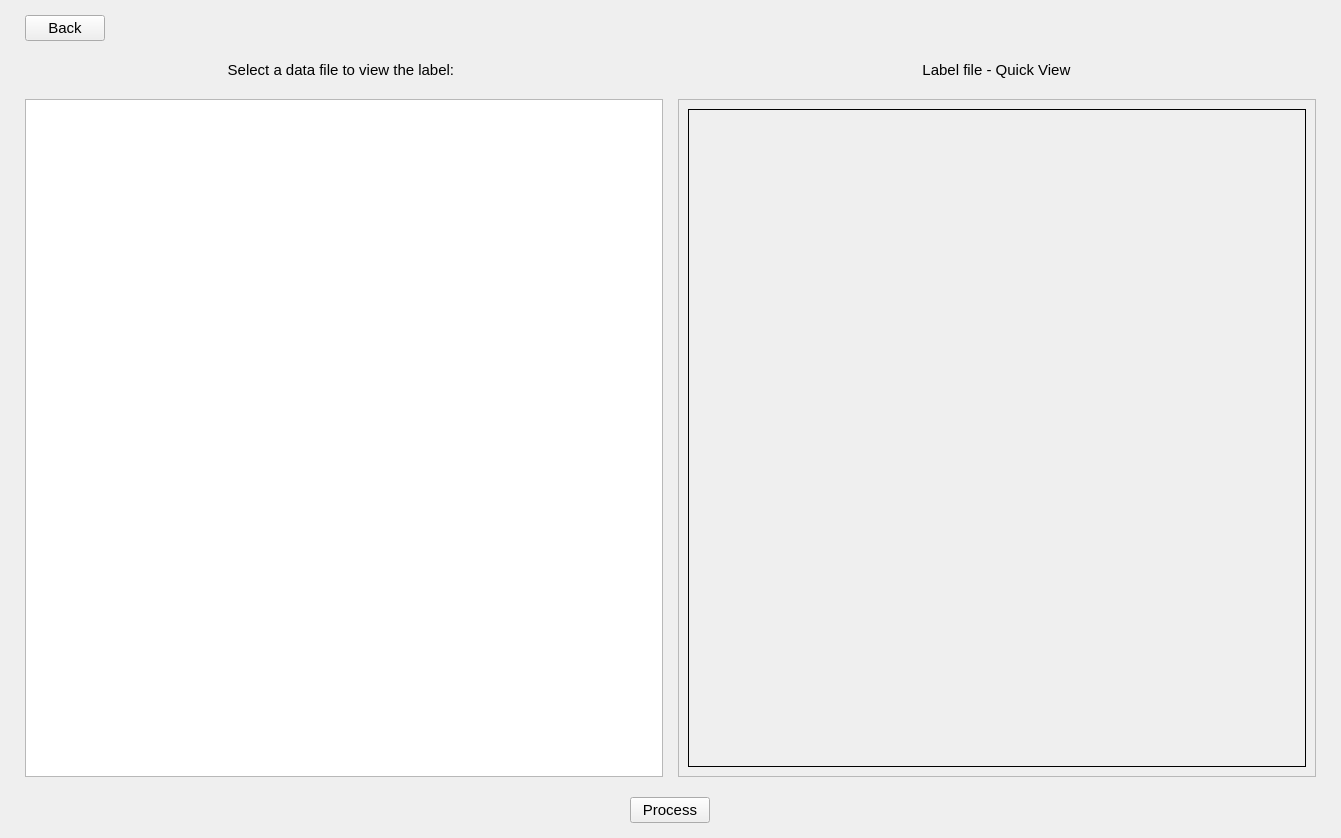
<?xml version="1.0" encoding="UTF-8"?>
<ui version="4.0">
 <class>MainWindow</class>
 <widget class="QMainWindow" name="MainWindow">
  <property name="geometry">
   <rect>
    <x>0</x>
    <y>0</y>
    <width>1341</width>
    <height>838</height>
   </rect>
  </property>
  <property name="font">
   <font>
    <family>Arial</family>
    <pointsize>11</pointsize>
   </font>
  </property>
  <property name="windowTitle">
   <string>MainWindow</string>
  </property>
  <widget class="QWidget" name="centralwidget">
   <layout class="QVBoxLayout" name="verticalLayout_2">
    <property name="leftMargin">
     <number>25</number>
    </property>
    <property name="topMargin">
     <number>15</number>
    </property>
    <property name="rightMargin">
     <number>25</number>
    </property>
    <property name="bottomMargin">
     <number>5</number>
    </property>
    <item>
     <layout class="QVBoxLayout" name="verticalLayout" stretch="0,0,0,0">
      <property name="spacing">
       <number>20</number>
      </property>
      <property name="bottomMargin">
       <number>10</number>
      </property>
      <item>
       <layout class="QHBoxLayout" name="horizontalLayout_2">
        <item>
         <widget class="QPushButton" name="btn_back">
          <property name="text">
           <string>Back</string>
          </property>
         </widget>
        </item>
        <item>
         <spacer name="horizontalSpacer">
          <property name="orientation">
           <enum>Qt::Horizontal</enum>
          </property>
          <property name="sizeHint" stdset="0">
           <size>
            <width>40</width>
            <height>20</height>
           </size>
          </property>
         </spacer>
        </item>
       </layout>
      </item>
      <item>
       <layout class="QHBoxLayout" name="hlayout_title" stretch="1,1">
        <item>
         <widget class="QLabel" name="lbl_instructions">
          <property name="text">
           <string>Select a data file to view the label: </string>
          </property>
          <property name="alignment">
           <set>Qt::AlignCenter</set>
          </property>
         </widget>
        </item>
        <item>
         <widget class="QLabel" name="lbl_metadata">
          <property name="text">
           <string>Label file - Quick View </string>
          </property>
          <property name="alignment">
           <set>Qt::AlignCenter</set>
          </property>
         </widget>
        </item>
       </layout>
      </item>
      <item>
       <layout class="QHBoxLayout" name="hlayout_content">
        <property name="spacing">
         <number>15</number>
        </property>
        <item>
         <widget class="QTableWidget" name="table_files"/>
        </item>
        <item>
         <widget class="QScrollArea" name="scrollArea">
          <property name="widgetResizable">
           <bool>true</bool>
          </property>
          <widget class="QWidget" name="scrollAreaWidgetContents">
           <property name="geometry">
            <rect>
             <x>0</x>
             <y>0</y>
             <width>634</width>
             <height>656</height>
            </rect>
           </property>
           <layout class="QHBoxLayout" name="horizontalLayout">
            <item>
             <widget class="QLabel" name="lbl_quickview">
              <property name="sizePolicy">
               <sizepolicy hsizetype="Expanding" vsizetype="Expanding">
                <horstretch>0</horstretch>
                <verstretch>0</verstretch>
               </sizepolicy>
              </property>
              <property name="frameShape">
               <enum>QFrame::Box</enum>
              </property>
              <property name="lineWidth">
               <number>1</number>
              </property>
              <property name="text">
               <string/>
              </property>
              <property name="alignment">
               <set>Qt::AlignLeading|Qt::AlignLeft|Qt::AlignTop</set>
              </property>
             </widget>
            </item>
           </layout>
          </widget>
         </widget>
        </item>
       </layout>
      </item>
      <item>
       <layout class="QHBoxLayout" name="hlayout_process">
        <item>
         <widget class="QPushButton" name="btn_process">
          <property name="sizePolicy">
           <sizepolicy hsizetype="Fixed" vsizetype="Fixed">
            <horstretch>0</horstretch>
            <verstretch>0</verstretch>
           </sizepolicy>
          </property>
          <property name="baseSize">
           <size>
            <width>0</width>
            <height>0</height>
           </size>
          </property>
          <property name="text">
           <string>Process</string>
          </property>
         </widget>
        </item>
       </layout>
      </item>
     </layout>
    </item>
   </layout>
  </widget>
 </widget>
 <resources/>
 <connections/>
</ui>
